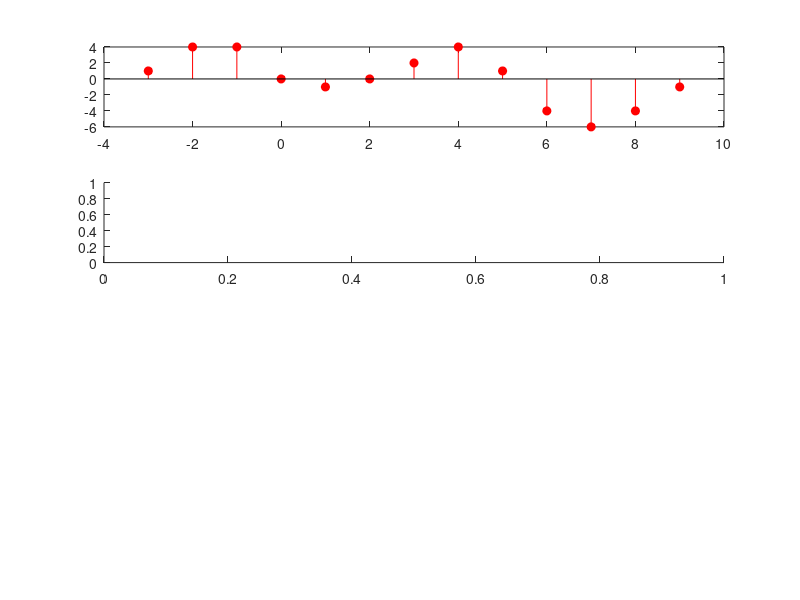

Write the MATLAB code that produced this figure. (Note: this script raises an error after producing the figure.)
xn = [1,2,-1,0,1,2,1];
hn =[1,2,1,0,-1,-2,-1];
nx =-3:3;
nh =0:6;

yn = conv(xn,hn);
ny1 = nx(1) + nh(1);
ny2 = nx(end) + nh(end);
ny = ny1 : ny2;
figure(1);
%第一题
subplot(411);
stem(ny,yn,"r","filled");

%第二题
[H,w] = freqz(hn,1,"whole");
subplot(412);
plot(w,abs(H));
subplot(413);
plot(w,angle(H));
%不具备
